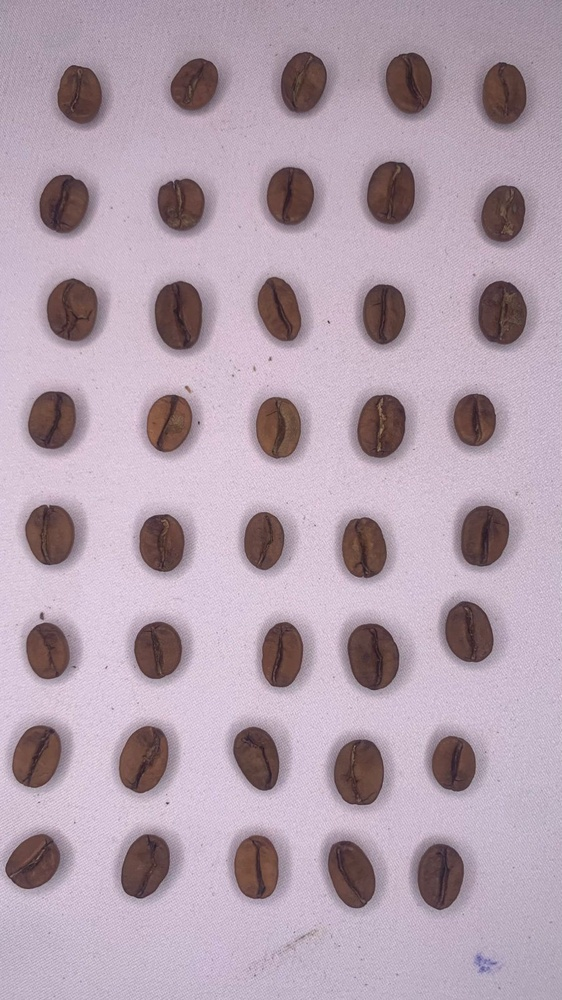
#> input picture Dataset Kopi/Light/Light_9.jpg, 562 x 1000 px, shrunk from 900 x 1600 before the run, found by its file name
$ python 'Preprocessing FINAL.py'
#> lines starting #> are read from the running program, lines starting #| are printed output that depends on the picture; after the words box and inside, x2 and y2 are one past the last pixel; in counts of white or black regions, pixels touching at a corner belong together
import cv2
import numpy as np
import os
import matplotlib.pyplot as plt

def imageProcessing(imagePath):
    image = cv2.imread(imagePath)
#> image is the input picture: shape (1000, 562, 3); mean B, G, R 173.1, 159.8, 178.2
    if image is None:
        print(f"Error membaca gambar pada : {imagePath}.")
        return None, None

    original = image.copy()
    grayscale = cv2.cvtColor(image, cv2.COLOR_BGR2GRAY)
    blurred = cv2.GaussianBlur(grayscale, (5, 5), 0)
    edges = cv2.Canny(blurred, 50, 150)
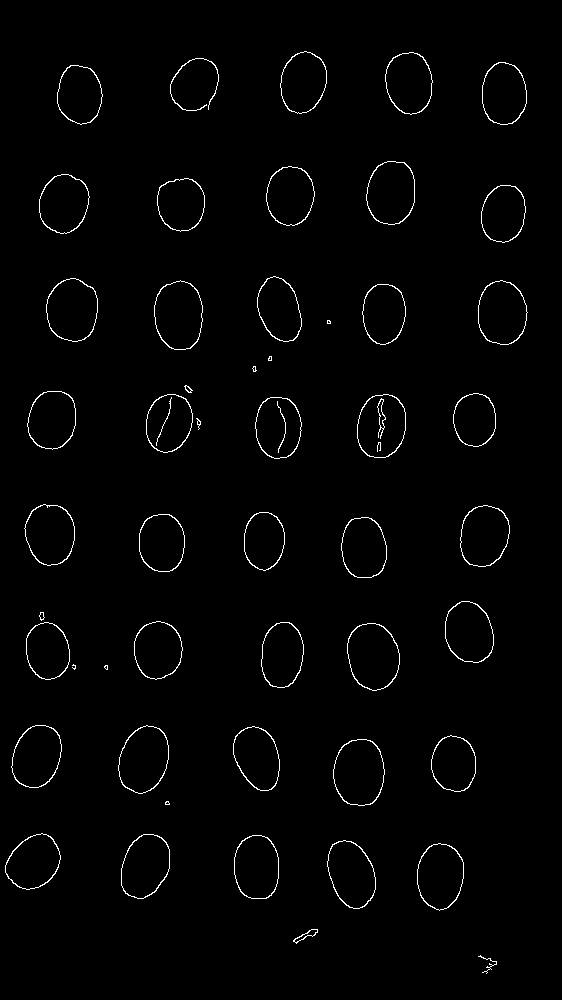
#> edges: shape (1000, 562); 1.5% white in thin lines or dots, all inside (x1, y1, x2, y2) = (5, 51, 528, 974)

    # Plot histograms
    plt.figure(figsize=(10, 5))

    # Left: Original Image Histogram
    plt.subplot(1, 2, 1)
    plt.hist(grayscale.ravel(), bins=256, range=(0, 256), color='blue', alpha=0.7)
    plt.title("Histogram of Original Image")
    plt.xlabel("Pixel Intensity")
    plt.ylabel("Frequency")

    # Right: Gaussian Blurred Image Histogram
    plt.subplot(1, 2, 2)
    plt.hist(blurred.ravel(), bins=256, range=(0, 256), color='green', alpha=0.7)
    plt.title("Histogram of Gaussian Blurred Image")
    plt.xlabel("Pixel Intensity")
    plt.ylabel("Frequency")

    plt.tight_layout()
    plt.show()
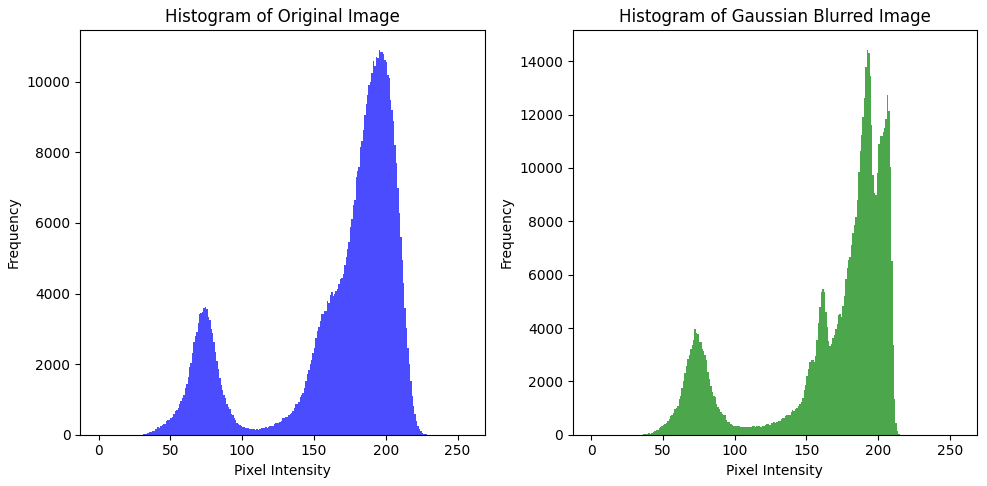
#> figure drawn by matplotlib, 2 panels; panel 1: tallest bar 10909 high, from x = 195 to 196; panel 2: tallest bar 14436 high, from x = 192 to 193

    contours, _ = cv2.findContours(edges, cv2.RETR_EXTERNAL, cv2.CHAIN_APPROX_SIMPLE)
#> contours = 51 contours, 8 with area under 20; largest, box (x1, y1, x2, y2) and area: (347, 623, 400, 691) 2734, (333, 739, 385, 806) 2716, (154, 280, 203, 350) 2672, (118, 725, 169, 794) 2588, (46, 278, 98, 342) 2552
    mask = np.zeros_like(grayscale)

    for cnt in contours:
        if cv2.contourArea(cnt) > 500:
            cv2.drawContours(mask, [cnt], -1, (255), thickness=cv2.FILLED)
#> this loop made 51 passes
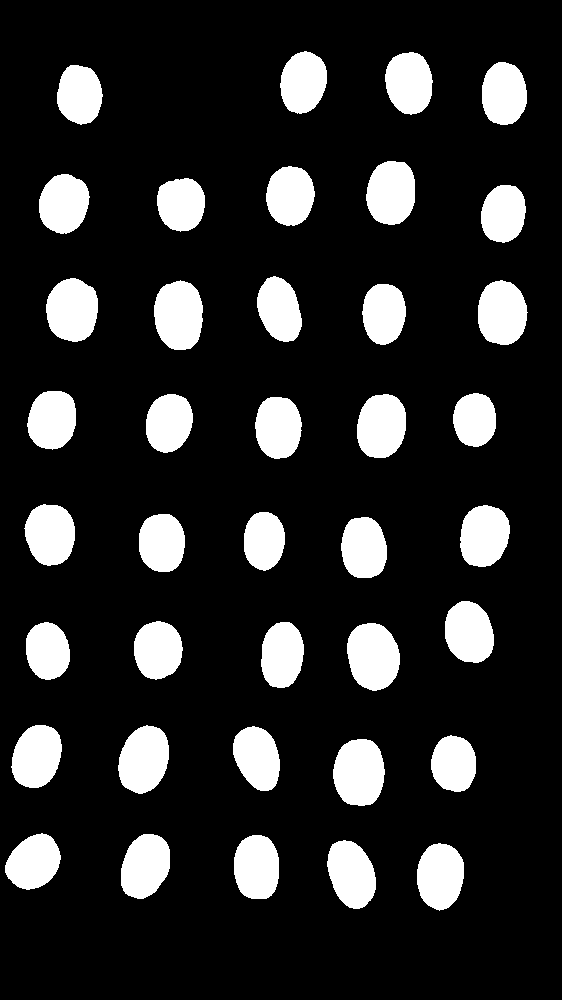
#> mask: shape (1000, 562); 16.3% white; 39 white regions, largest, box (x1, y1, x2, y2) and area: (347, 623, 400, 691) 2821, (333, 739, 385, 806) 2804, (154, 280, 203, 350) 2760

    return mask, original

def segmentAndExport(mask, original, savePath, expected_count=40):
#> called with expected_count = 40
    output_image = original.copy()
    num_labels, labels, stats, _ = cv2.connectedComponentsWithStats(mask)
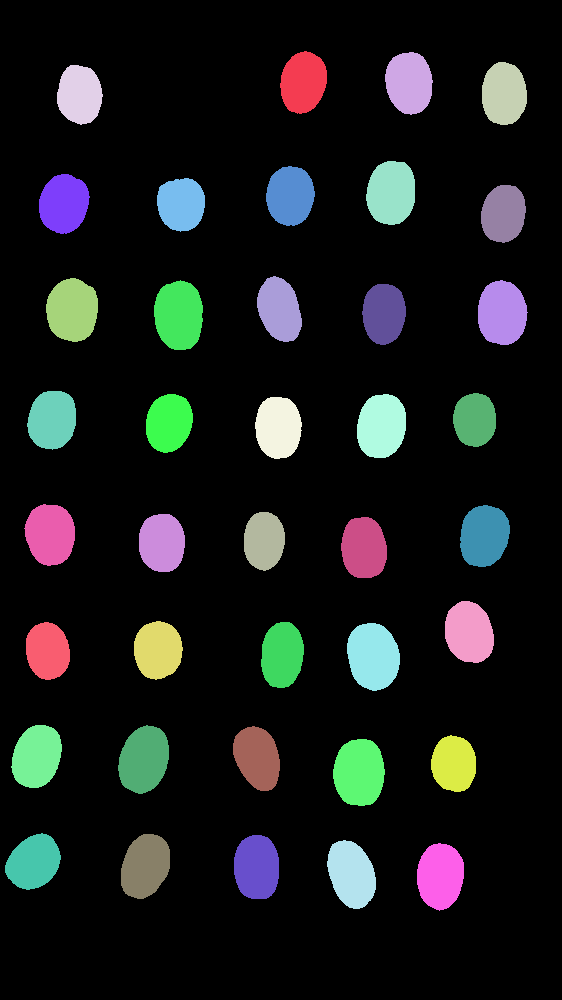
#> labels: shape (1000, 562) int32; 40 distinct labels, from 0 to 39; one colour per label, 0 black
#> num_labels = 40; stats = 40 rows, first 6: [0, 0, 562, 1000, 470461], [280, 51, 47, 63, 2272], [385, 52, 48, 63, 2358], [482, 62, 45, 63, 2289], [57, 65, 46, 60, 2140], [366, 161, 49, 64, 2555]

    print(f"Ditemukan {num_labels - 1} objek awal.")
#| Ditemukan 39 objek awal.

    if not os.path.exists(savePath):
        os.makedirs(savePath)

    count = 0
    for i in range(1, num_labels):
        x = stats[i, cv2.CC_STAT_LEFT]
        y = stats[i, cv2.CC_STAT_TOP]
        w = stats[i, cv2.CC_STAT_WIDTH]
        h = stats[i, cv2.CC_STAT_HEIGHT]
        area = stats[i, cv2.CC_STAT_AREA]

        if area > 500:
            cv2.rectangle(output_image, (x, y), (x + w, y + h), (0, 255, 0), 2)

            bean = original[y:y+h, x:x+w]
            bean_filename = os.path.join(savePath, f'bean_{count+1}.jpg')
            cv2.imwrite(bean_filename, bean)

            count += 1

            print(f"Bounding box drawn for label {i}, bean saved as: {bean_filename}")

            if count >= expected_count:
                break
#> this loop made 39 passes
#> (x, y, w, h, area) on passes 1 to 8: (280, 51, 47, 63, 2272), (385, 52, 48, 63, 2358), (482, 62, 45, 63, 2289), (57, 65, 46, 60, 2140), (366, 161, 49, 64, 2555), (266, 166, 49, 60, 2298), (39, 174, 51, 60, 2350), (157, 178, 48, 54, 2068)
#> pass 1, in segmentAndExport, `bean = original[y:y+h, x:x+w]`:
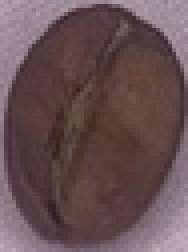
#> bean: shape (63, 47, 3) (shown 4 times larger); mean B, G, R 82.4, 79.9, 102.8
#> pass 3, in segmentAndExport, `bean = original[y:y+h, x:x+w]`:
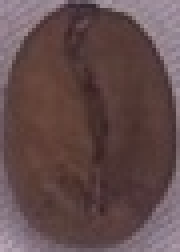
#> bean: shape (63, 45, 3) (shown 4 times larger); mean B, G, R 75.6, 75.3, 98.8
#> after the loop:
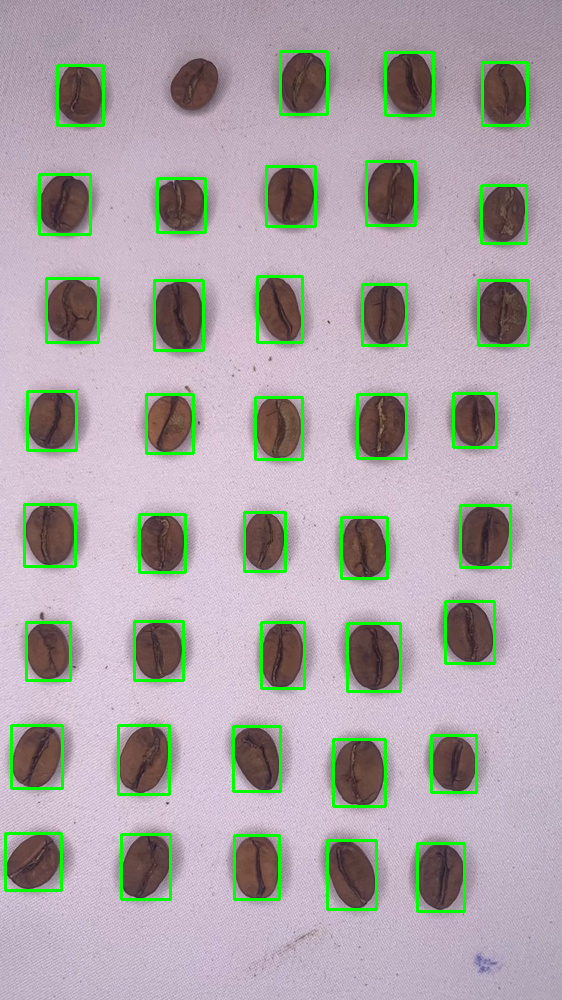
#> output_image: shape (1000, 562, 3); 4.56% of pixels changed, all inside (x1, y1, x2, y2) = (4, 50, 530, 913)
#> after the loop, count = 39
        # Show the images and wait for key press
    cv2.namedWindow('Bounding Boxes', cv2.WINDOW_NORMAL)
    cv2.imshow("Bounding Boxes", output_image)
    cv2.namedWindow('Mask', cv2.WINDOW_NORMAL)
    cv2.imshow('Mask', mask)

    print(f"Disimpan {count} biji kopi ke direktori '{savePath}'.")
#| Disimpan 39 biji kopi ke direktori '/mnt/c/Users/trkb/Documents/162012233070/Dataset Kopi/Preprocessed Light'.

def main():
    imagePath = r'/mnt/c/Users/trkb/Documents/162012233070/Dataset Kopi/Light/Light_9.jpg'
    savePath = r'/mnt/c/Users/trkb/Documents/162012233070/Dataset Kopi/Preprocessed Light'

    mask, original = imageProcessing(imagePath)
    if mask is None:
        return

    segmentAndExport(mask, original, savePath, expected_count=40)

    cv2.namedWindow('Original Image', cv2.WINDOW_NORMAL)
    cv2.namedWindow('Mask', cv2.WINDOW_NORMAL)
    cv2.imshow('Original Image', original)
    cv2.imshow('Mask', mask)
    cv2.waitKey(0)
    cv2.destroyAllWindows()

if __name__ == "__main__":
    main()

$ run again, with Dataset Kopi/Light/Light_1.jpg copied over Dataset Kopi/Light/Light_9.jpg
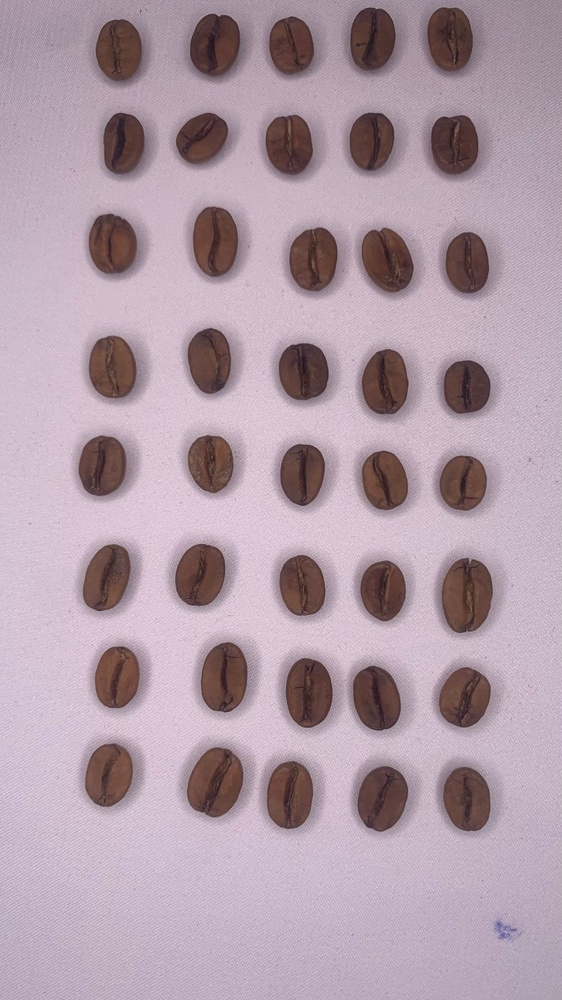
#> input picture Dataset Kopi/Light/Light_1.jpg, 562 x 1000 px, shrunk from 900 x 1600 before the run, found by its file name
#> in imageProcessing, image is the input picture: shape (1000, 562, 3); mean B, G, R 168.5, 156.1, 176.5
#> edges: shape (1000, 562); 1.4% white in thin lines or dots, all inside (x1, y1, x2, y2) = (78, 7, 517, 932)
#> contours = 41 contours, 1 with area under 20; largest, box (x1, y1, x2, y2) and area: (441, 558, 493, 633) 3072, (186, 747, 244, 818) 3007, (200, 642, 248, 713) 2655, (285, 658, 333, 728) 2614, (192, 206, 239, 277) 2584
#> the loop in imageProcessing, `for cnt in contours:` made 41 passes
#> in segmentAndExport, `num_labels, labels, stats, _ = cv2.connectedComponentsWithStats(mask)`:
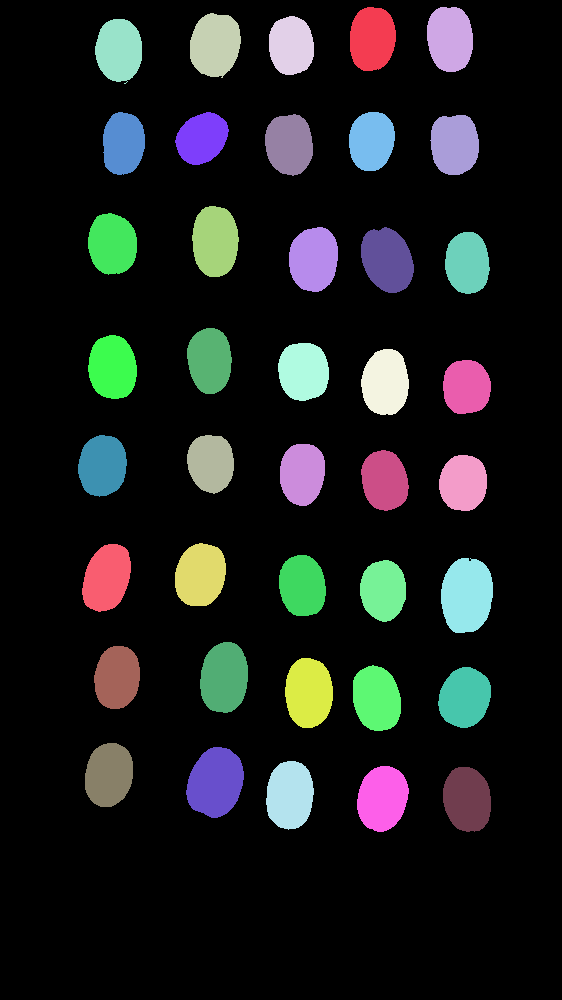
#> labels: shape (1000, 562) int32; 41 distinct labels, from 0 to 40; one colour per label, 0 black
#> num_labels = 41; stats = 41 rows, first 6: [0, 0, 562, 1000, 463990], [350, 7, 46, 64, 2416], [427, 7, 46, 65, 2474], [190, 13, 51, 65, 2601], [269, 16, 45, 59, 2156], [95, 19, 47, 65, 2379]
#| Ditemukan 40 objek awal.
#> the loop in segmentAndExport, `for i in range(1, num_labels):` made 40 passes
#> (x, y, w, h, area) on passes 1 to 8: (350, 7, 46, 64, 2416), (427, 7, 46, 65, 2474), (190, 13, 51, 65, 2601), (269, 16, 45, 59, 2156), (95, 19, 47, 65, 2379), (103, 112, 42, 63, 2157), (175, 112, 54, 53, 2070), (349, 112, 46, 59, 2193)
#> after the loop in segmentAndExport, `for i in range(1, num_labels):`:
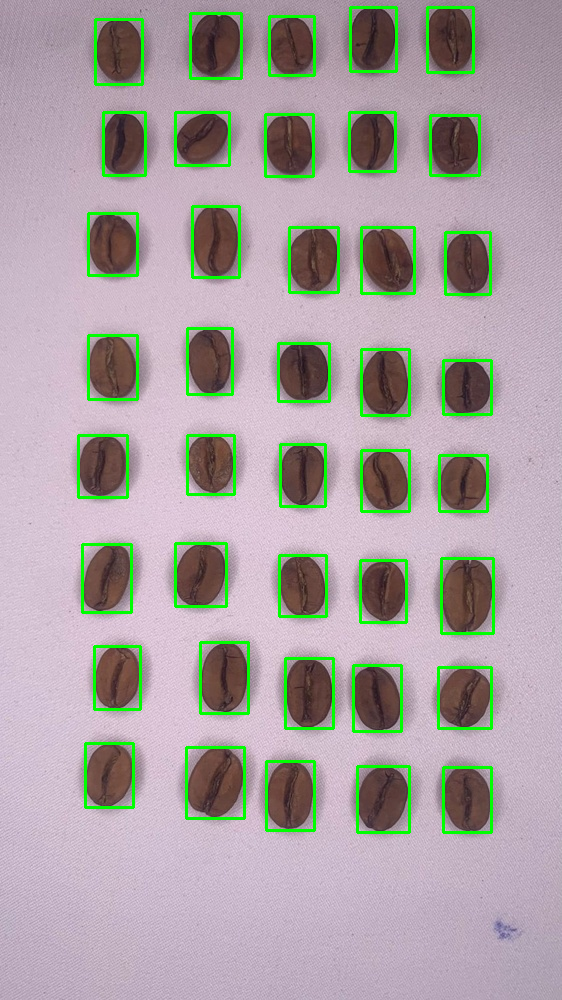
#> output_image: shape (1000, 562, 3); 4.76% of pixels changed, all inside (x1, y1, x2, y2) = (77, 6, 495, 834)
#> after the loop in segmentAndExport, `for i in range(1, num_labels):`: count = 40
#| Disimpan 40 biji kopi ke direktori '/mnt/c/Users/trkb/Documents/162012233070/Dataset Kopi/Preprocessed Light'.

$ run again, with Dataset Kopi/Light/Light_10.jpg copied over Dataset Kopi/Light/Light_9.jpg
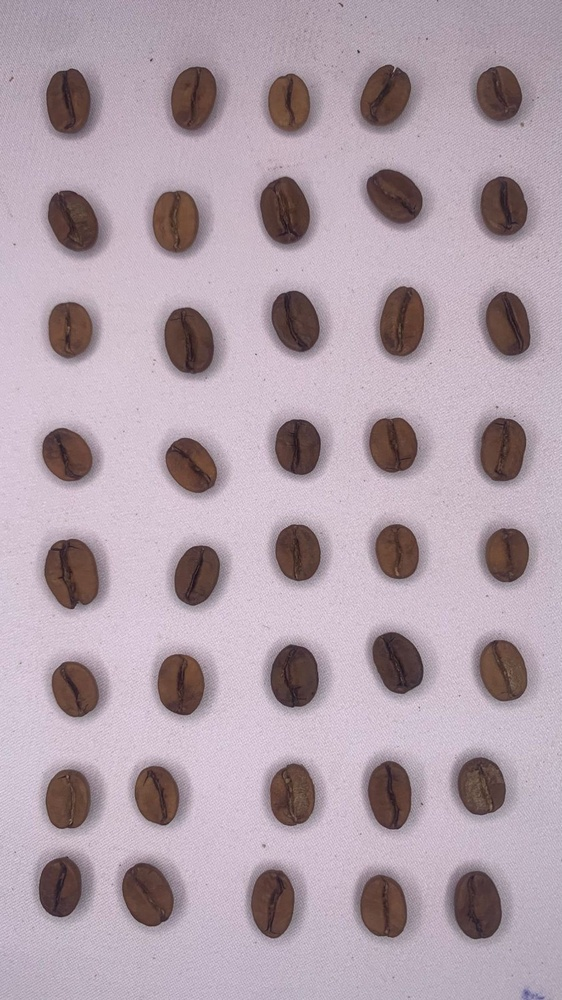
#> input picture Dataset Kopi/Light/Light_10.jpg, 562 x 1000 px, shrunk from 900 x 1600 before the run, found by its file name
#> in imageProcessing, image is the input picture: shape (1000, 562, 3); mean B, G, R 169.6, 159.5, 176.2
#> edges: shape (1000, 562); 1.5% white in thin lines or dots
#> contours = 50 contours, 10 with area under 20; largest, box (x1, y1, x2, y2) and area: (44, 538, 99, 610) 2996, (453, 870, 502, 940) 2646, (164, 307, 215, 374) 2630, (259, 176, 310, 245) 2602, (379, 286, 425, 357) 2514
#> the loop in imageProcessing, `for cnt in contours:` made 50 passes
#> cnt on passes 7, 49: [[262, 844], [262, 847], [265, 847], [265, 844]], [[357, 49], [357, 53], [359, 53], [359, 49]]
#> in segmentAndExport, `num_labels, labels, stats, _ = cv2.connectedComponentsWithStats(mask)`:
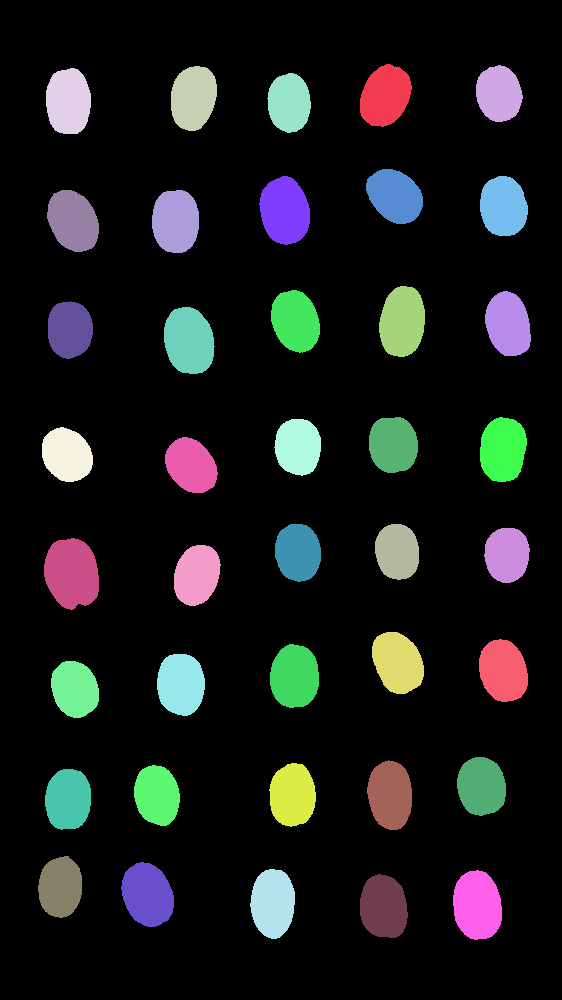
#> labels: shape (1000, 562) int32; 41 distinct labels, from 0 to 40; one colour per label, 0 black
#> num_labels = 41; stats = 41 rows, first 6: [0, 0, 562, 1000, 467735], [360, 64, 52, 63, 2432], [476, 65, 47, 57, 2060], [171, 66, 46, 65, 2382], [46, 68, 45, 66, 2437], [267, 73, 44, 60, 2048]
#| Ditemukan 40 objek awal.
#> the loop in segmentAndExport, `for i in range(1, num_labels):` made 40 passes
#> (x, y, w, h, area) on passes 1 to 8: (360, 64, 52, 63, 2432), (476, 65, 47, 57, 2060), (171, 66, 46, 65, 2382), (46, 68, 45, 66, 2437), (267, 73, 44, 60, 2048), (366, 169, 57, 55, 2323), (259, 176, 51, 69, 2687), (480, 176, 48, 60, 2307)
#> after the loop in segmentAndExport, `for i in range(1, num_labels):`:
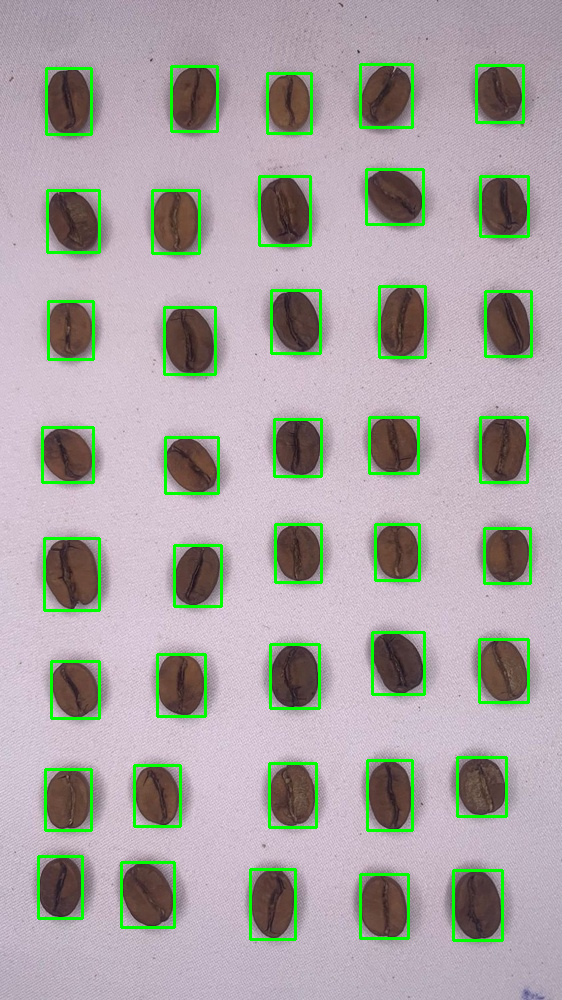
#> output_image: shape (1000, 562, 3); 4.69% of pixels changed, all inside (x1, y1, x2, y2) = (37, 63, 533, 942)
#> after the loop in segmentAndExport, `for i in range(1, num_labels):`: count = 40
#| Disimpan 40 biji kopi ke direktori '/mnt/c/Users/trkb/Documents/162012233070/Dataset Kopi/Preprocessed Light'.
